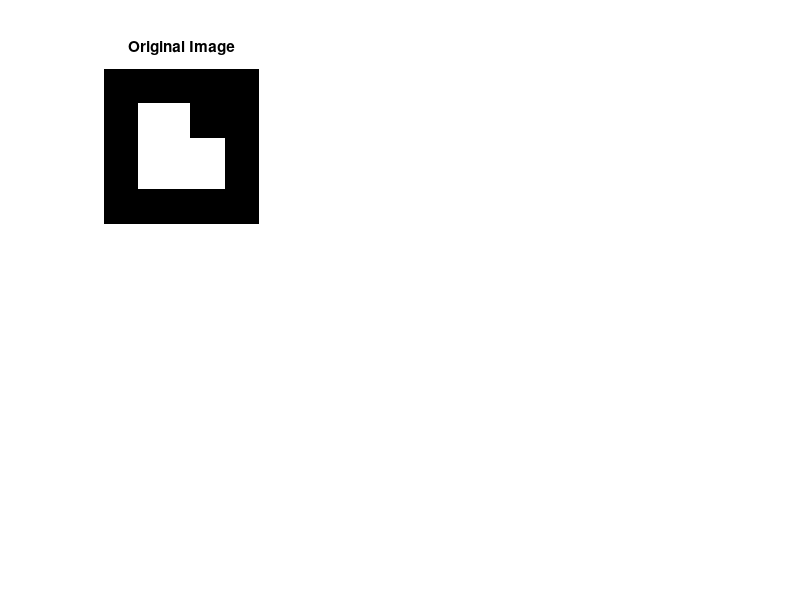

Reproduce this figure in MATLAB. (Note: this script raises an error after producing the figure.)
clear all;
img = zeros(9, 9);

for i = 3 : 4
    for j = 3 : 5
        img(i, j) = 1;
    end
end

for i = 5 : 7
    for j = 3 : 7
        img(i, j) = 1;
    end
end

subplot(2, 3, 1);
imshow(img);
title('Original Image');
s = strel('Disk', 1);

erosionImg = convolutionErosion(img, s);
subplot(2, 3, 2);
imshow(erosionImg);
title('Erosed Image');

dilationImg = convolutionDilation(img, s);
subplot(2, 3, 3);
imshow(dilationImg);
title('Dilated Image');

